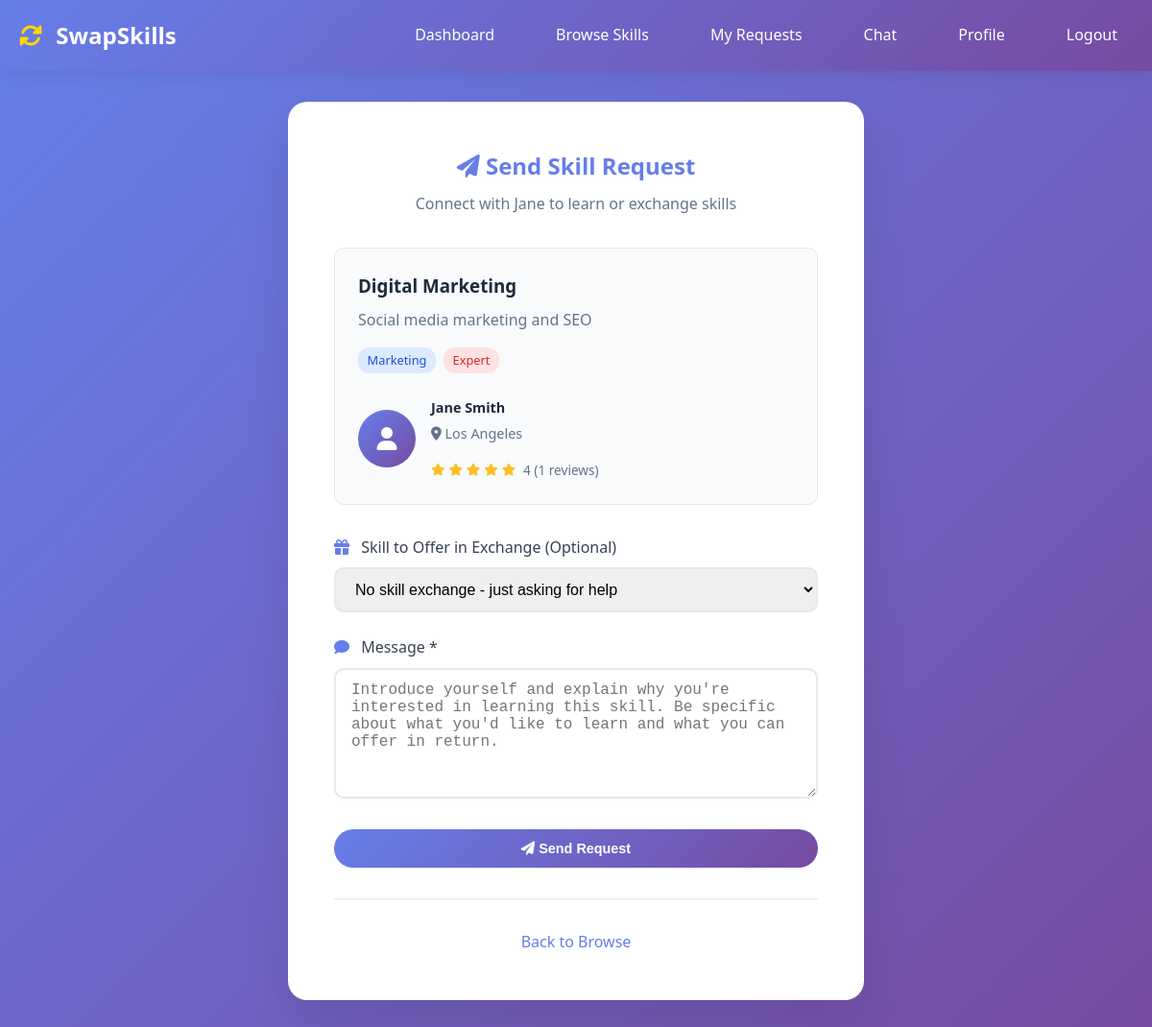
The app's page /send-request.php?skill_id=4 (signed in) with its own data.
### tables this page shows
CREATE TABLE `skills` (
  `id` int(11) NOT NULL,
  `user_id` int(11) NOT NULL,
  `name` varchar(100) NOT NULL,
  `description` text DEFAULT NULL,
  `category` varchar(50) DEFAULT NULL,
  `level` enum('beginner','intermediate','expert') DEFAULT 'beginner',
  `is_offered` tinyint(1) DEFAULT 1,
  `created_at` timestamp NOT NULL DEFAULT current_timestamp()
);

CREATE TABLE `users` (
  `id` int(11) NOT NULL,
  `username` varchar(50) NOT NULL,
  `email` varchar(100) NOT NULL,
  `password` varchar(255) NOT NULL,
  `first_name` varchar(50) DEFAULT NULL,
  `last_name` varchar(50) DEFAULT NULL,
  `profile_image` varchar(255) DEFAULT NULL,
  `location` varchar(100) DEFAULT NULL,
  `availability` text DEFAULT NULL,
  `bio` text DEFAULT NULL,
  `is_public` tinyint(1) DEFAULT 1,
  `is_admin` tinyint(1) DEFAULT 0,
  `is_banned` tinyint(1) DEFAULT 0,
  `last_login` timestamp NULL DEFAULT NULL,
  `created_at` timestamp NOT NULL DEFAULT current_timestamp(),
  `updated_at` timestamp NOT NULL DEFAULT current_timestamp() ON UPDATE current_timestamp()
);

### send-request.php (the view, shortened to what this page needs)
<?php
$user = getCurrentUser();
$success = '';
$skill_id = isset($_GET['skill_id']) ? (int)$_GET['skill_id'] : 0;
$pdo = getDBConnection();
$stmt = $pdo->prepare("
    SELECT s.*, u.first_name, u.last_name, u.location, u.profile_image,
           AVG(r.rating) as avg_rating, COUNT(r.rating) as total_ratings
    FROM skills s
    JOIN users u ON s.user_id = u.id
    LEFT JOIN reviews r ON u.id = r.reviewee_id
    WHERE s.id = ? AND s.user_id != ?
    GROUP BY s.id, u.id
");
$stmt->execute([$skill_id, $user['id']]);
$skill = $stmt->fetch(PDO::FETCH_ASSOC);
?>
<!DOCTYPE html>
<html lang="en">
<head>
    <link rel="stylesheet" href="css/style.css">
    <link href="https://cdnjs.cloudflare.com/ajax/libs/font-awesome/6.0.0/css/all.min.css" rel="stylesheet">
</head>
<body>
    <nav class="navbar">
        <div class="nav-container">
            <div class="nav-logo">
                <h2><i class="fa-solid fa-rotate"></i> SwapSkills</h2>
            </div>
            <div class="nav-menu">
                <a href="dashboard.php" class="nav-link">Dashboard</a>
                <a href="browse.php" class="nav-link">Browse Skills</a>
                <a href="requests.php" class="nav-link">My Requests</a>
                <a href="chat.php" class="nav-link">
                    Chat
                </a>
                <a href="profile.php" class="nav-link">Profile</a>
                <a href="logout.php" class="nav-link">Logout</a>
            </div>
        </div>
    </nav>
    <div class="auth-container">
        <div class="auth-card" style="max-width: 600px;">
            <div class="auth-header">
                <h2><i class="fas fa-paper-plane"></i> Send Skill Request</h2>
                <p>Connect with <?php echo htmlspecialchars($skill['first_name']); ?> to learn or exchange skills</p>
            </div>
            <div class="skill-preview">
                <h3><?php echo htmlspecialchars($skill['name']); ?></h3>
                <p><?php echo htmlspecialchars($skill['description']); ?></p>
                <div class="skill-meta">
                    <span class="category"><?php echo htmlspecialchars($skill['category']); ?></span>
                    <span class="level level-<?php echo $skill['level']; ?>">
                        <?php echo ucfirst($skill['level']); ?>
                    </span>
                </div>
                <div class="skill-provider">
                    <div class="provider-info">
                        <div class="provider-avatar">
                            <?php if ($skill['profile_image']): ?>
                                <img src="<?php echo htmlspecialchars($skill['profile_image']); ?>"
                                     alt="<?php echo htmlspecialchars($skill['first_name']); ?>">
                            <?php else: ?>
                                <i class="fas fa-user"></i>
                            <?php endif; ?>
                        </div>
                        <div class="provider-details">
                            <strong><?php echo htmlspecialchars($skill['first_name'] . ' ' . $skill['last_name']); ?></strong>
                            <?php if ($skill['location']): ?>
                                <p><i class="fas fa-map-marker-alt"></i> <?php echo htmlspecialchars($skill['location']); ?></p>
                            <?php endif; ?>
                            <?php if ($skill['total_ratings'] > 0): ?>
                                <div class="user-rating">
                                    <div class="rating-display">
                                        <?php
                                        $avgRating = round($skill['avg_rating'], 1);
                                        for ($i = 1; $i <= 5; $i++): ?>
                                            <i class="fas fa-star <?php echo ($i <= $avgRating) ? 'filled' : 'empty'; ?>"></i>
                                        <?php endfor; ?>
                                    </div>
                                    <span class="rating-text"><?php echo $avgRating; ?> (<?php echo $skill['total_ratings']; ?> reviews)</span>
                                </div>
                            <?php else: ?>
                                <div class="user-rating">
                                    <span class="rating-text">No ratings yet</span>
                                </div>
                            <?php endif; ?>
                        </div>
                    </div>
                </div>
            </div>
            <?php if ($success): ?>
                <div class="success-message">
                    <i class="fas fa-check-circle"></i>
                    <?php echo $success; ?>
                    <a href="requests.php">View My Requests</a>
                </div>
            <?php else: ?>
                <form method="POST" class="auth-form">
                    <div class="form-group">
                        <label for="requester_skill_id">
                            <i class="fas fa-gift"></i>
                            Skill to Offer in Exchange (Optional)
                        </label>
                        <select id="requester_skill_id" name="requester_skill_id">
                            <option value="">No skill exchange - just asking for help</option>
                        </select>
                    </div>
                    <div class="form-group">
                        <label for="message">
                            <i class="fas fa-comment"></i>
                            Message *
                        </label>
                        <textarea id="message" name="message" required rows="6"
                                  placeholder="Introduce yourself and explain why you're interested in learning this skill. Be specific about what you'd like to learn and what you can offer in return."><?php echo isset($_POST['message']) ? htmlspecialchars($_POST['message']) : ''; ?></textarea>
                    </div>
                    <button type="submit" class="btn btn-primary btn-full">
                        <i class="fas fa-paper-plane"></i>
                        Send Request
                    </button>
                </form>
            <?php endif; ?>
            <div class="auth-footer">
                <p><a href="browse.php">Back to Browse</a></p>
            </div>
        </div>
    </div>
</body>
</html>

### css/style.css (style rules this page uses)
* { margin: 0; padding: 0; box-sizing: border-box; }
body { font-family: 'Segoe UI', Tahoma, Geneva, Verdana, sans-serif; line-height: 1.6; color: #333; background-color: #f8fafc; }
.navbar { background: linear-gradient(135deg, #667eea 0%, #764ba2 100%); padding: 1rem 0; position: sticky; top: 0; z-index: 1000; box-shadow: 0 2px 20px rgba(0,0,0,0.1); }
.nav-container { max-width: 1200px; margin: 0 auto; padding: 0 20px; display: flex; justify-content: space-between; align-items: center; }
.nav-logo h2 { color: white; font-weight: 700; font-size: 1.5rem; }
.nav-logo i { margin-right: 8px; color: #ffd700; }
.nav-menu { display: flex; gap: 2rem; }
.nav-link { color: white; text-decoration: none; font-weight: 500; padding: 0.5rem 1rem; border-radius: 25px; transition: all 0.3s ease; }
.btn { display: inline-block; padding: 12px 24px; border: none; border-radius: 25px; font-weight: 600; text-decoration: none; text-align: center; cursor: pointer; transition: all 0.3s ease; font-size: 0.9rem; }
.btn-primary { background: linear-gradient(135deg, #667eea 0%, #764ba2 100%); color: white; }
.btn-full { width: 100%; }
.auth-container { min-height: 100vh; display: flex; align-items: center; justify-content: center; background: linear-gradient(135deg, #667eea 0%, #764ba2 100%); padding: 2rem; }
.auth-card { background: white; padding: 3rem; border-radius: 20px; box-shadow: 0 20px 50px rgba(0,0,0,0.1); width: 100%; max-width: 450px; }
.auth-header { text-align: center; margin-bottom: 2rem; }
.auth-header h2 { color: #667eea; margin-bottom: 0.5rem; }
.auth-header p { color: #64748b; }
.form-group { margin-bottom: 1.5rem; }
.form-group label { display: block; margin-bottom: 0.5rem; color: #374151; font-weight: 500; }
.form-group label i { margin-right: 0.5rem; color: #667eea; }
.form-group input, .form-group select, .form-group textarea { width: 100%; padding: 12px 16px; border: 2px solid #e5e7eb; border-radius: 10px; font-size: 1rem; transition: border-color 0.3s ease; }
.auth-footer { text-align: center; margin-top: 2rem; padding-top: 2rem; border-top: 1px solid #e5e7eb; }
.auth-footer a { color: #667eea; text-decoration: none; }
.skill-meta { display: flex; gap: 1rem; margin-bottom: 1.5rem; }
.category { background: #f1f5f9; color: #475569; padding: 0.25rem 0.75rem; border-radius: 10px; font-size: 0.8rem; }
.level { padding: 0.25rem 0.75rem; border-radius: 10px; font-size: 0.8rem; font-weight: 600; }
.level-expert { background: #fee2e2; color: #dc2626; }
.user-rating { display: flex; align-items: center; gap: 0.5rem; margin-top: 0.5rem; }
.user-rating .rating-display { display: flex; align-items: center; gap: 0.25rem; }
.user-rating .fa-star.filled { font-size: 0.8rem; color: #fbbf24; }
.user-rating .fa-star.empty { font-size: 0.8rem; color: #e5e7eb; }
.user-rating .rating-text { color: #64748b; font-size: 0.85rem; }
.provider-info { display: flex; align-items: center; gap: 1rem; margin-top: 1rem; }
.provider-avatar { width: 60px; height: 60px; border-radius: 50%; background: linear-gradient(135deg, #667eea 0%, #764ba2 100%); display: flex; align-items: center; justify-content: center; color: white; font-size: 1.5rem; overflow: hidden; flex-shrink: 0; }
.provider-details { flex: 1; }
.provider-details strong { display: block; margin-bottom: 0.25rem; color: #1e293b; }
.provider-details p { margin: 0.25rem 0; color: #64748b; font-size: 0.9rem; }
.rating-display { display: flex; align-items: center; gap: 0.25rem; }
.rating-display .fas.fa-star { color: #fbbf24; }
.skill-meta { display: flex; gap: 0.5rem; flex-wrap: wrap; }
.skill-meta span { padding: 0.2rem 0.6rem; border-radius: 12px; font-size: 0.8rem; font-weight: 500; }
.category { background: #dbeafe; color: #1d4ed8; }

### send-request.php (style rules this page uses)
.skill-preview { background: #f8fafc; padding: 1.5rem; border-radius: 10px; margin-bottom: 2rem; border: 1px solid #e2e8f0; }
.skill-preview h3 { color: #1e293b; margin-bottom: 0.5rem; }
.skill-preview p { color: #64748b; margin-bottom: 1rem; }
.skill-provider { margin-top: 1rem; color: #475569; font-size: 0.9rem; }

### records on screen
skills: user.first_name "Jane", name "Digital Marketing", description "Social media marketing and SEO", category "Marketing", level "Expert", user.last_name "Jane Smith", user.location "Los Angeles"

### other values on screen
$avgRating "4"
$skill['total_ratings'] "1"
